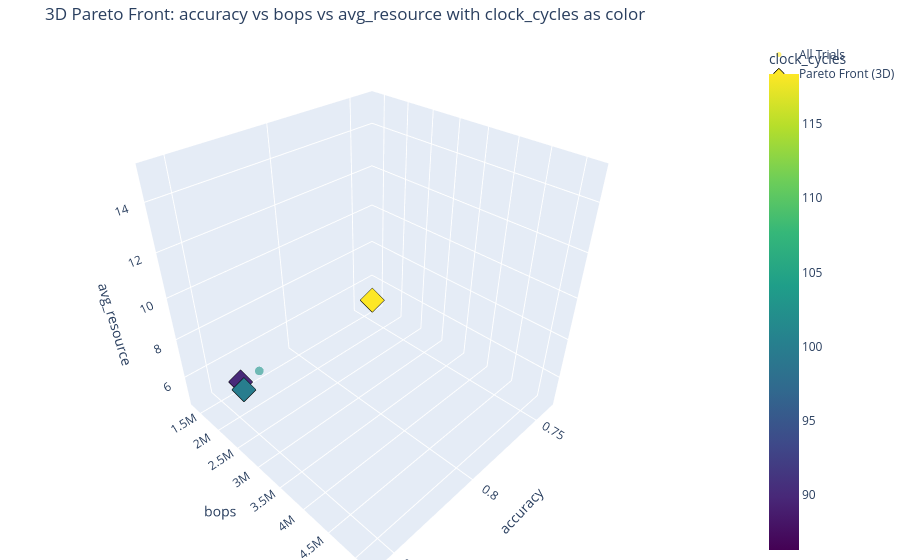

Write notebook code for a chart like this one.
### Markdown cell above
## Analyzing the Global Search Results
The search is complete! The results contain the performance of every architecture tried. Let's visualize the Pareto fronts to understand the trade-offs.

### Code cell
results_df_mlp = pd.DataFrame(searcher_mlp.results)

if not results_df_mlp.empty:
    print("\n--- Visualizing Hardware-Aware Pareto Fronts ---")
    # Rename 'performance_metric' to 'accuracy' for clearer plot labels
    results_df_mlp.rename(columns={'performance_metric': 'accuracy'}, inplace=True)
    OBJECTIVE_INFO_HW[0] = ('accuracy', True)
    
    plot_pareto_fronts(results_df_mlp, OBJECTIVE_INFO_HW, save_dir=searcher_mlp.results_dir)
    
    print("\n--- Generating 3D Pareto Front Heatmap ---")
    plot_3d_pareto_front_heatmap(results_df_mlp, OBJECTIVE_INFO_HW, save_dir=searcher_mlp.results_dir)
    
    print(f"\nMLP search plots saved to: {searcher_mlp.results_dir}")
else:
    print("MLP search did not yield any results.")

### Figure 1 — Plotly figure (JSON) as saved in the notebook; plotly's stock layout.template omitted (floating-point values rounded to 4 significant figures)
{"data": [{"hoverinfo": "text+x+y+z", "marker": {"color": [118.4, 99.9, 86.31, 103.2, 90.04], "colorbar": {"title": {"text": "clock_cycles"}}, "colorscale": [[0, "#440154"], [0.1111, "#482878"], [0.2222, "#3e4989"], [0.3333, "#31688e"], [0.4444, "#26828e"], [0.5556, "#1f9e89"], [0.6667, "#35b779"], [0.7778, "#6ece58"], [0.8889, "#b5de2b"], [1, "#fde725"]], "opacity": 0.6, "size": 5}, "mode": "markers", "name": "All Trials", "text": ["Trial 0", "Trial 1", "Trial 2", "Trial 3", "Trial 4"], "type": "scatter3d", "x": [0.8583, 0.846, 0.7387, 0.8362, 0.8391], "y": [5167000.0, 2028000.0, 1345000.0, 2028000.0, 1573000.0], "z": [15.08, 5.823, 4.752, 6.31, 5.062]}, {"hoverinfo": "text+x+y+z", "marker": {"color": [118.4, 99.9, 86.31, 90.04], "colorscale": [[0, "#440154"], [0.1111, "#482878"], [0.2222, "#3e4989"], [0.3333, "#31688e"], [0.4444, "#26828e"], [0.5556, "#1f9e89"], [0.6667, "#35b779"], [0.7778, "#6ece58"], [0.8889, "#b5de2b"], [1, "#fde725"]], "line": {"color": "black", "width": 1}, "size": 8, "symbol": "diamond"}, "mode": "markers", "name": "Pareto Front (3D)", "text": ["Trial 0", "Trial 1", "Trial 2", "Trial 4"], "type": "scatter3d", "x": [0.8583, 0.846, 0.7387, 0.8391], "y": [5167000.0, 2028000.0, 1345000.0, 1573000.0], "z": [15.08, 5.823, 4.752, 5.062]}], "layout": {"margin": {"b": 0, "l": 0, "r": 0, "t": 40}, "scene": {"xaxis": {"title": {"text": "accuracy"}}, "yaxis": {"title": {"text": "bops"}}, "zaxis": {"title": {"text": "avg_resource"}}}, "title": {"text": "3D Pareto Front: accuracy vs bops vs avg_resource with clock_cycles as color"}}}
